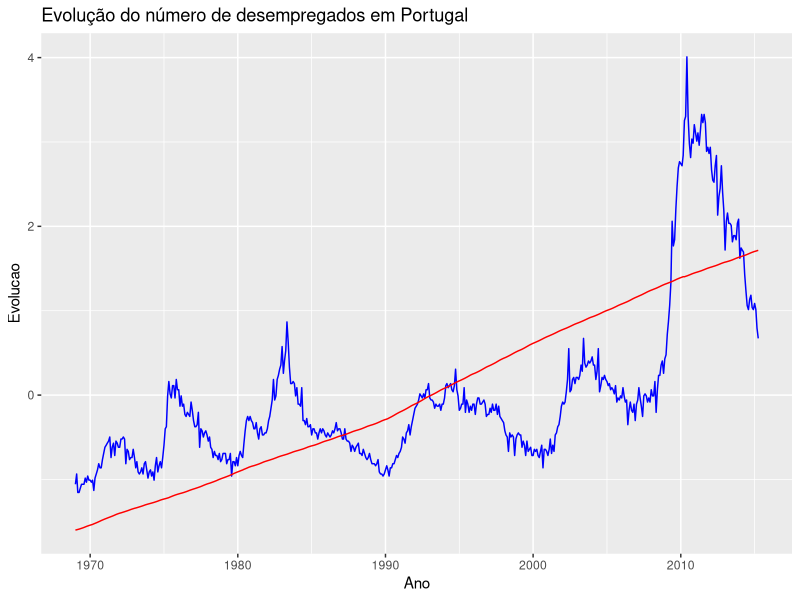

Write the R code that produced this figure.
install.packages('ggplot2')
library('ggplot2')
install.packages('readxl')
library('readxl')
install.packages('dplyr')
library('dplyr')

data = read_excel('./econ.xlsx', skip = 19, col_names=c("tempo", "skip", "pop", "skip", "ddesemp", "skip"))
ddesemp = data$ddesemp
pop = data$pop
ddesemp_mean = mean(ddesemp)
pop_mean = mean(pop)
ddesemp_sd = sd(ddesemp)
pop_sd = sd(pop)
ddesemp_transformed = (ddesemp - ddesemp_mean) / ddesemp_sd
pop_transformed = (pop - pop_mean) / pop_sd

graph_data = data.frame(ddesemp_transformed, pop_transformed)
graph = ggplot(graph_data, aes(x = data$tempo, y = ddesemp_transformed)) +
        geom_line(color = "blue") + 
        geom_line(aes(y = pop_transformed), color = "red") + 
        labs(title = "Evolução do número de desempregados em Portugal",
        x = "Ano", 
        y = "Evolucao") +
        scale_color_manual(name = "Variáveis",
                           values = c("blue", "red"), 
                           labels = c("X1", "X2"))